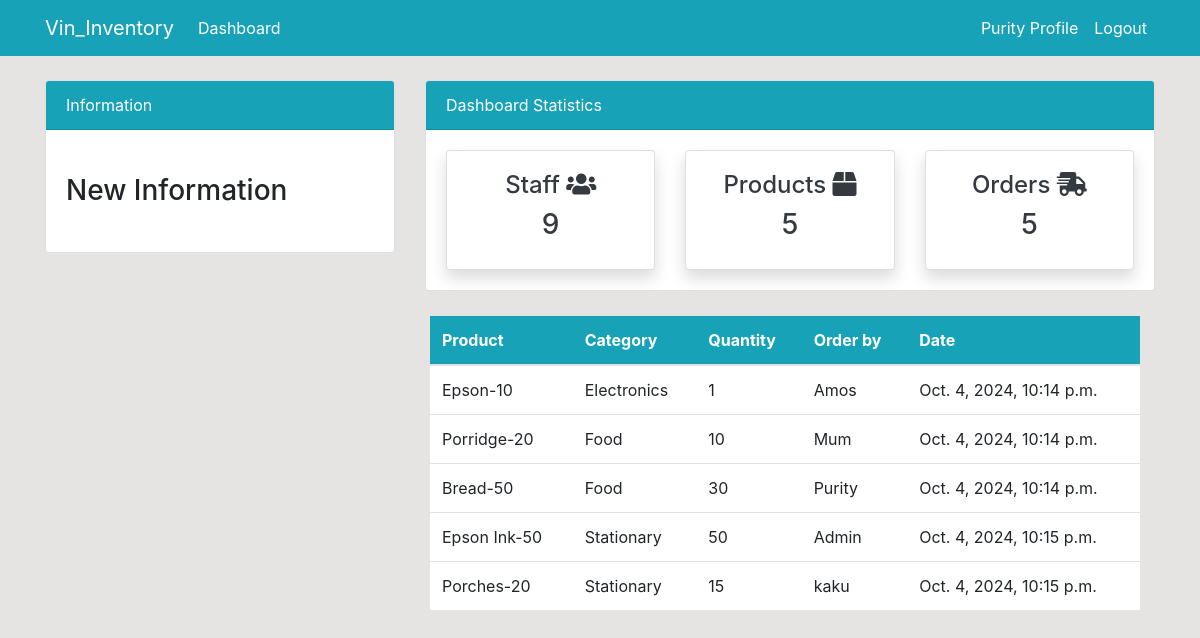
Before: /order/ (signed in) with the older database file.
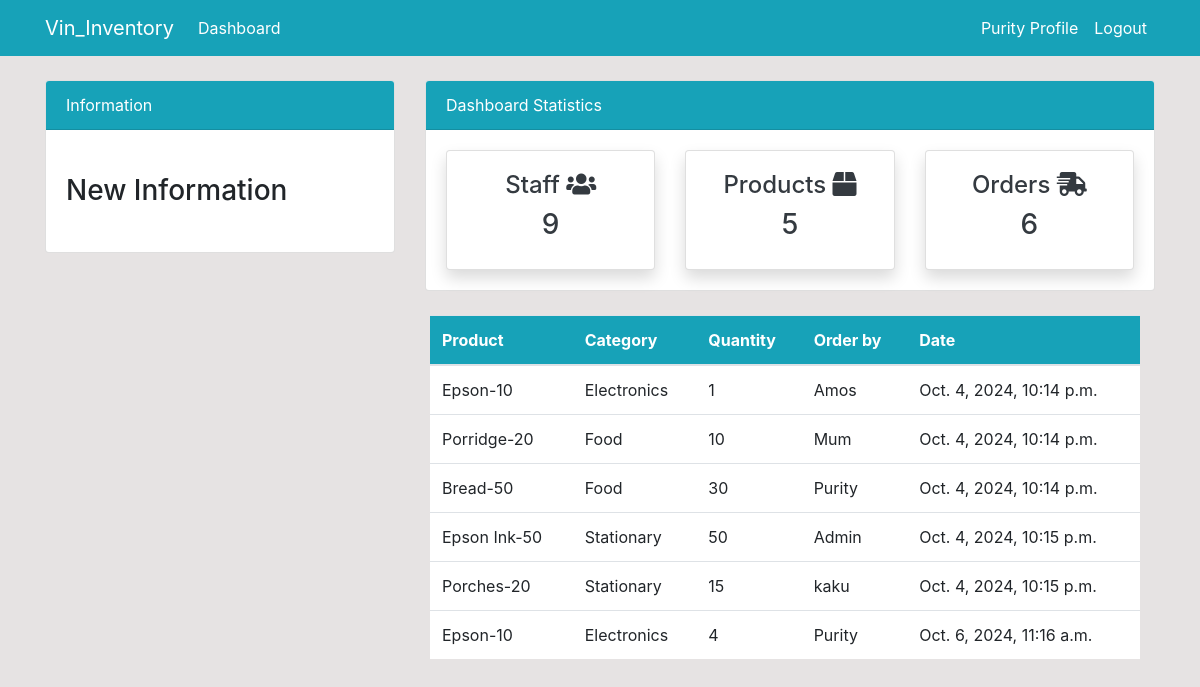
After: the same page with the newer database file.
### dashboard/models.py (models this page shows, shortened)
class Order(models.Model):
    product = models.ForeignKey(Product, on_delete=models.CASCADE, null=True)
    staff = models.ForeignKey(User, models.CASCADE, null=True)
    order_quantity = models.PositiveIntegerField(null=True)
    date = models.DateTimeField(auto_now_add=True)
    class Meta:
        verbose_name_plural = 'Order'

class Product(models.Model):
    name = models.CharField(max_length=100, null=True)
    category = models.CharField(max_length=20, choices=CATEGORY, null=True)
    quantity = models.PositiveIntegerField(null=True)
    class Meta:
        verbose_name_plural = 'Product'
    def __str__(self):
        return f'{self.name}-{self.quantity}'

### dashboard/views.py (the view)
# urls.py: path('order/', views.order, name='dashboard-order'),
@login_required
def order(request):
    orders = Order.objects.all()
    orders_count = orders.count()
    product = Product.objects.all()
    product_count = product.count()
    workers = User.objects.all()
    workers_count = workers.count()
    context = {
        'orders': orders,
        'orders_count': orders_count,
        'product_count': product_count,
        'workers_count': workers_count,
    }
    return render(request, 'dashboard/order.html', context)

### templates/dashboard/order.html (shortened to what this page needs)
{% extends 'partials/base.html' %}
{% block content %}
{% include 'partials/topnav.html' %}
<div class="container">
    <div class="row my-4">
      <div class="col-md-4">
        </div>
      <div class="col-md-8">
        <table class="table bg-white">
          <thead class="bg-info">
            <tr class="text-white">
              <th scope="col">Product</th>
              <th scope="col">Category</th>
              <th scope="col">Quantity</th>
              <th scope="col">Order by</th>
              <th scope="col">Date</th>
            </tr>
          </thead>
          <tbody>
            {% for order in orders %}
              <tr>
                <td>{{ order.product }}</td>
                <td>{{ order.product.category }}</td>
                <td>{{ order.order_quantity }}</td>
                <td>{{ order.staff.username }}</td>
                <td>{{ order.date }}</td>
              </tr>
            {% endfor %}
          </tbody>
        </table>
      </div>
    </div>
  </div>
{% endblock %}

### templates/partials/base.html (shortened to what this page needs)
{% load static %}
<!doctype html>
<html lang="en">
<head>
    <link rel="stylesheet" href="https://cdn.jsdelivr.net/npm/bootstrap@4.6.0/dist/css/bootstrap.min.css"
>
    <link rel="stylesheet" href="https://use.fontawesome.com/releases/v5.15.2/css/all.css"
>
    <link rel="stylesheet" href="{% static 'style.css' %}">
</head>
<body>
    {% include 'partials/nav.html' %}
    <div class="container">
        {% block content %}
        {% endblock %}
    </div>

### templates/partials/nav.html (shortened to what this page needs)
<nav class="navbar navbar-expand-lg navbar-info bg-info">
    <div class="container">
        <a class="navbar-brand text-white" href="{% url 'dashboard-index' %}">Vin_Inventory</a>
        <div class="collapse navbar-collapse" id="navbarSupportedContent">
            <ul class="navbar-nav mr-auto">
                <li class="nav-item active">
                    <a class="nav-link text-white" href="{% url 'dashboard-index' %}">Dashboard </a>
                </li>
            </ul>
            <ul class="navbar-nav ml-auto">
                {% if user.is_authenticated %}
                    <li class="nav-item active">
                        <a class="nav-link text-white" href="{% url 'user-profile' %}">{{ user.username }} Profile </a>
                    </li>
                    <li class="nav-item">
                        <a class="nav-link text-white" href="{% url 'user-logout' %}">Logout</a>
                    </li>
                {% endif %}
            </ul>
        </div>
    </div>
</nav>

### templates/partials/topnav.html
<div class="row">
    <div class="col-md-4 mt-4">
        <div class="card">
            <div class="card-header bg-info text-white">
                Information
            </div>
            <div class="card-body">
                <marquee behavior="" direction="">
                    <h3 class="my-4">New Information</h3>
                </marquee>
            </div>
        </div>
    </div>
    <div class="col-md-8 mt-4">
        <div class="card">
            <div class="card-header bg-info text-white">
                Dashboard Statistics
            </div>
            <div class="card-body">
                <div class="row">
                    <div class="col-md-4">
                        <a class="text-decoration-none text-dark" href="{% url 'dashboard-staff' %}">
                            <div class="card my-card shadow">
                                <div class="card-body text-center">
                                    <h4>Staff <i class="fas fa-users"></i></h4>
                                    <h3>{{ workers_count }}</h3>
                                </div>
                            </div>
                        </a>
                    </div>
                    <div class="col-md-4">
                        <a class="text-decoration-none text-dark" href="{% url 'dashboard-product' %}">
                            <div class="card my-card shadow">
                                <div class="card-body text-center">
                                    <h4>Products <i class="fas fa-box"></i></h4>
                                    <h3>{{ product_count }}</h3>
                                </div>
                            </div>
                        </a>
                    </div>
                    <div class="col-md-4">
                        <a class="text-decoration-none text-dark" href="{% url 'dashboard-order' %}">
                            <div class="card my-card shadow">
                                <div class="card-body text-center">
                                    <h4>Orders <i class="fas fa-shipping-fast"></i></h4>
                                    <h3>{{ orders_count }}</h3>
                                </div>
                            </div>
                        </a>
                    </div>
                </div>
            </div>
        </div>
    </div>
</div>

### static/style.css (style rules this page uses)
body { background: rgb(230, 227, 227); }

Changed rows visible on the page:
added Order: product "Epson-10", product.category "Electronics", order_quantity "4", staff.username "Purity", date "Oct. 6, 2024, 11:16 a.m."
Other visible differences:
{{ orders_count }}: "5" → "6"
